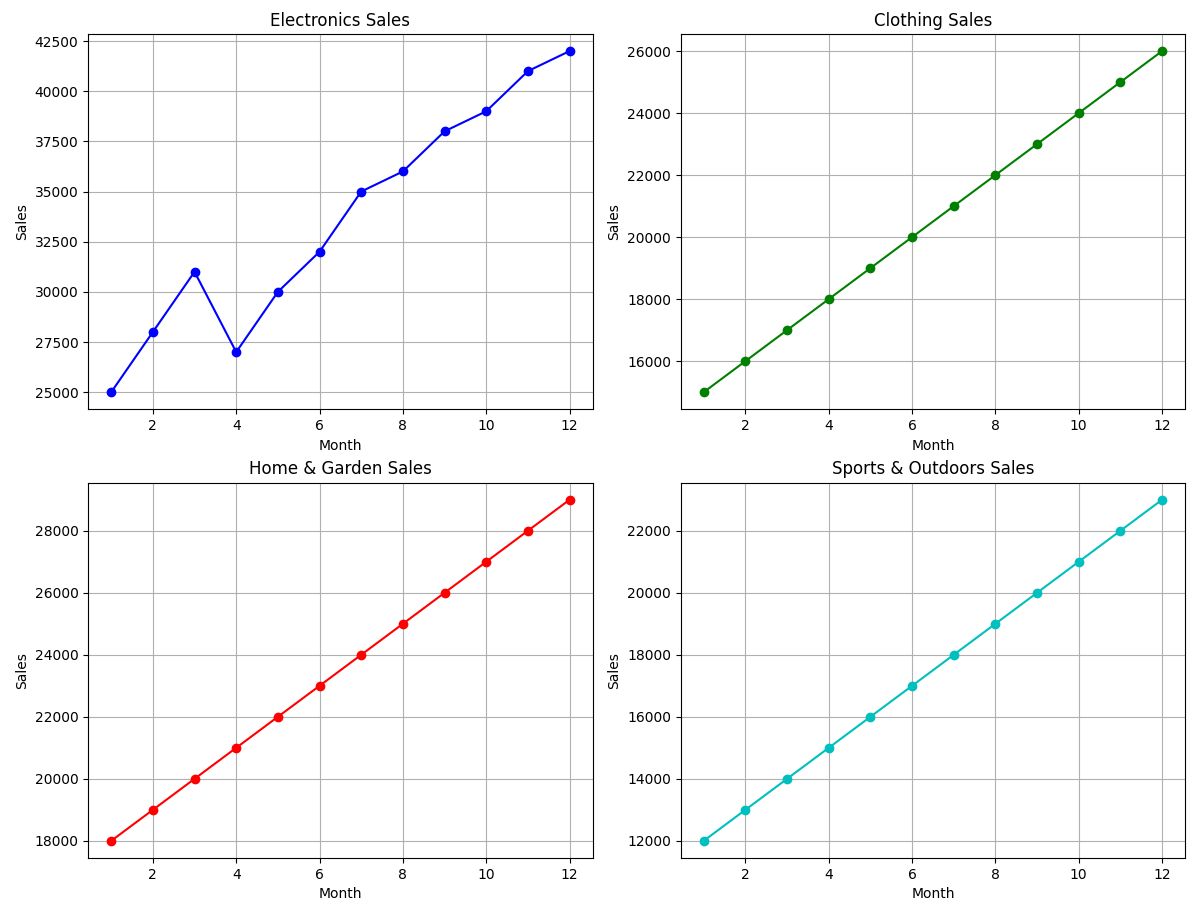

This chart was generated by the following Python code:
#Q2. Suppose you're a sales manager for an e-commerce company, and you want to create a figure with subplots to compare the sales performance of different product categories over time. You have sales data for four product categories: Electronics, Clothing, Home & Garden, and Sports & Outdoors. Share your conclusion/analysis.
#    Input: months = np.arange(1, 13) 
#    electronics_sales = np.array([25000, 28000, 31000, 27000, 30000, 32000, 35000, 36000, 38000, 39000, 41000, 42000]) 
#    clothing_sales = np.array([15000, 16000, 17000, 18000, 19000, 20000, 21000, 22000, 23000, 24000, 25000, 26000]) 
#    home_garden_sales = np.array([18000, 19000, 20000, 21000, 22000, 23000, 24000, 25000, 26000, 27000, 28000, 29000])
#    sports_outdoors_sales = np.array([12000, 13000, 14000, 15000, 16000, 17000, 18000, 19000, 20000, 21000, 22000, 23000])

import numpy as np
import matplotlib.pyplot as plt

# Data for the subplots
months = np.arange(1, 13)
electronics_sales = np.array([25000, 28000, 31000, 27000, 30000, 32000, 35000, 36000, 38000, 39000, 41000, 42000])
clothing_sales = np.array([15000, 16000, 17000, 18000, 19000, 20000, 21000, 22000, 23000, 24000, 25000, 26000])
home_garden_sales = np.array([18000, 19000, 20000, 21000, 22000, 23000, 24000, 25000, 26000, 27000, 28000, 29000])
sports_outdoors_sales = np.array([12000, 13000, 14000, 15000, 16000, 17000, 18000, 19000, 20000, 21000, 22000, 23000])

# Create subplots
plt.figure(figsize=(12, 10))  # Set the figure size

# Subplot for Electronics sales
plt.subplot(2, 2, 1)  # 2 rows, 2 columns, 1st subplot
plt.plot(months, electronics_sales, marker='o', linestyle='-', color='b')
plt.title('Electronics Sales')
plt.xlabel('Month')
plt.ylabel('Sales')
plt.grid(True)

# Subplot for Clothing sales
plt.subplot(2, 2, 2)  # 2 rows, 2 columns, 2nd subplot
plt.plot(months, clothing_sales, marker='o', linestyle='-', color='g')
plt.title('Clothing Sales')
plt.xlabel('Month')
plt.ylabel('Sales')
plt.grid(True)

# Subplot for Home & Garden sales
plt.subplot(2, 2, 3)  # 2 rows, 2 columns, 3rd subplot
plt.plot(months, home_garden_sales, marker='o', linestyle='-', color='r')
plt.title('Home & Garden Sales')
plt.xlabel('Month')
plt.ylabel('Sales')
plt.grid(True)

# Subplot for Sports & Outdoors sales
plt.subplot(2, 2, 4)  # 2 rows, 2 columns, 4th subplot
plt.plot(months, sports_outdoors_sales, marker='o', linestyle='-', color='c')
plt.title('Sports & Outdoors Sales')
plt.xlabel('Month')
plt.ylabel('Sales')
plt.grid(True)

plt.tight_layout()  # Adjust subplots to fit into the figure area.
plt.show()  # Display the subplots
